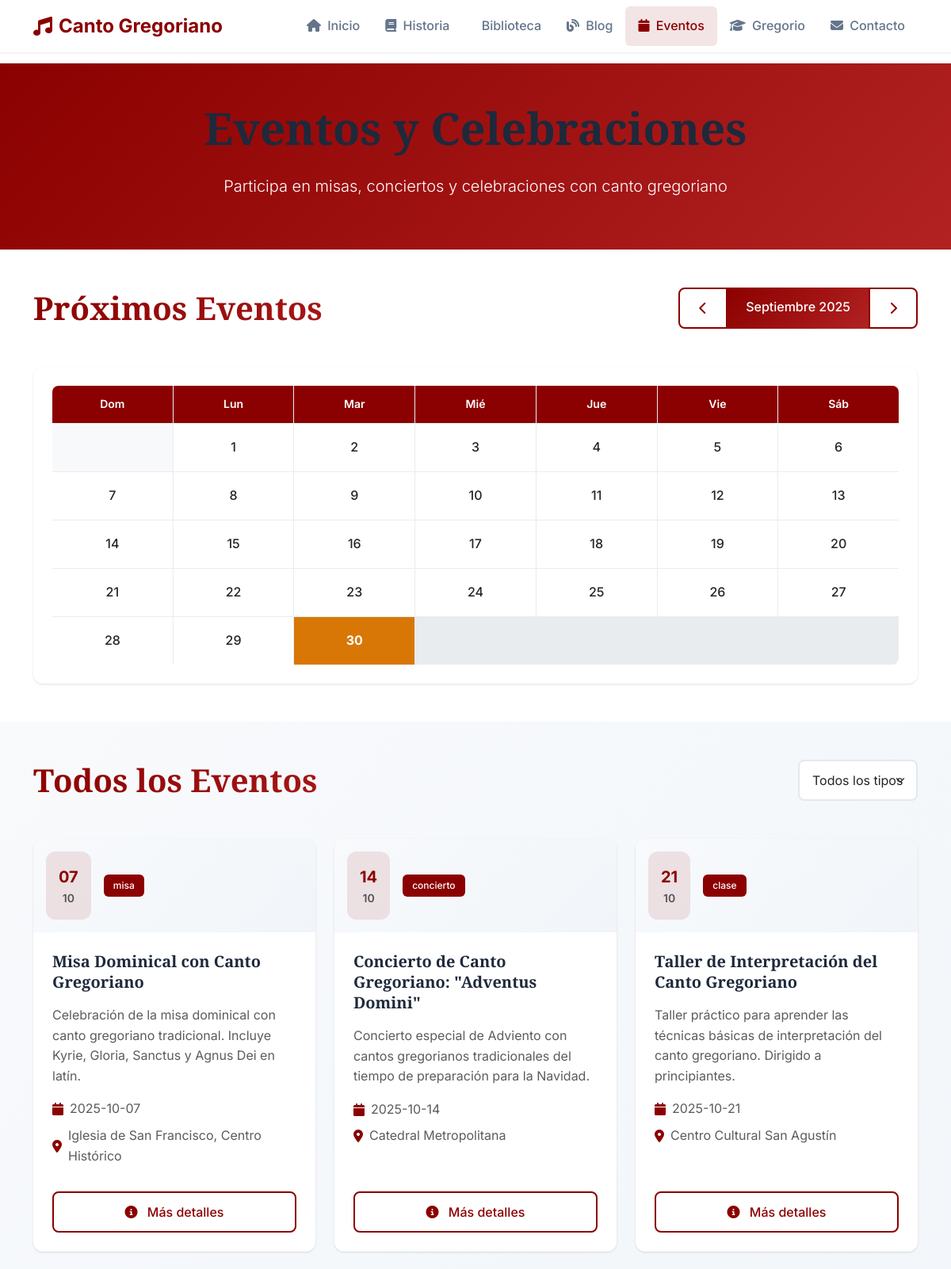
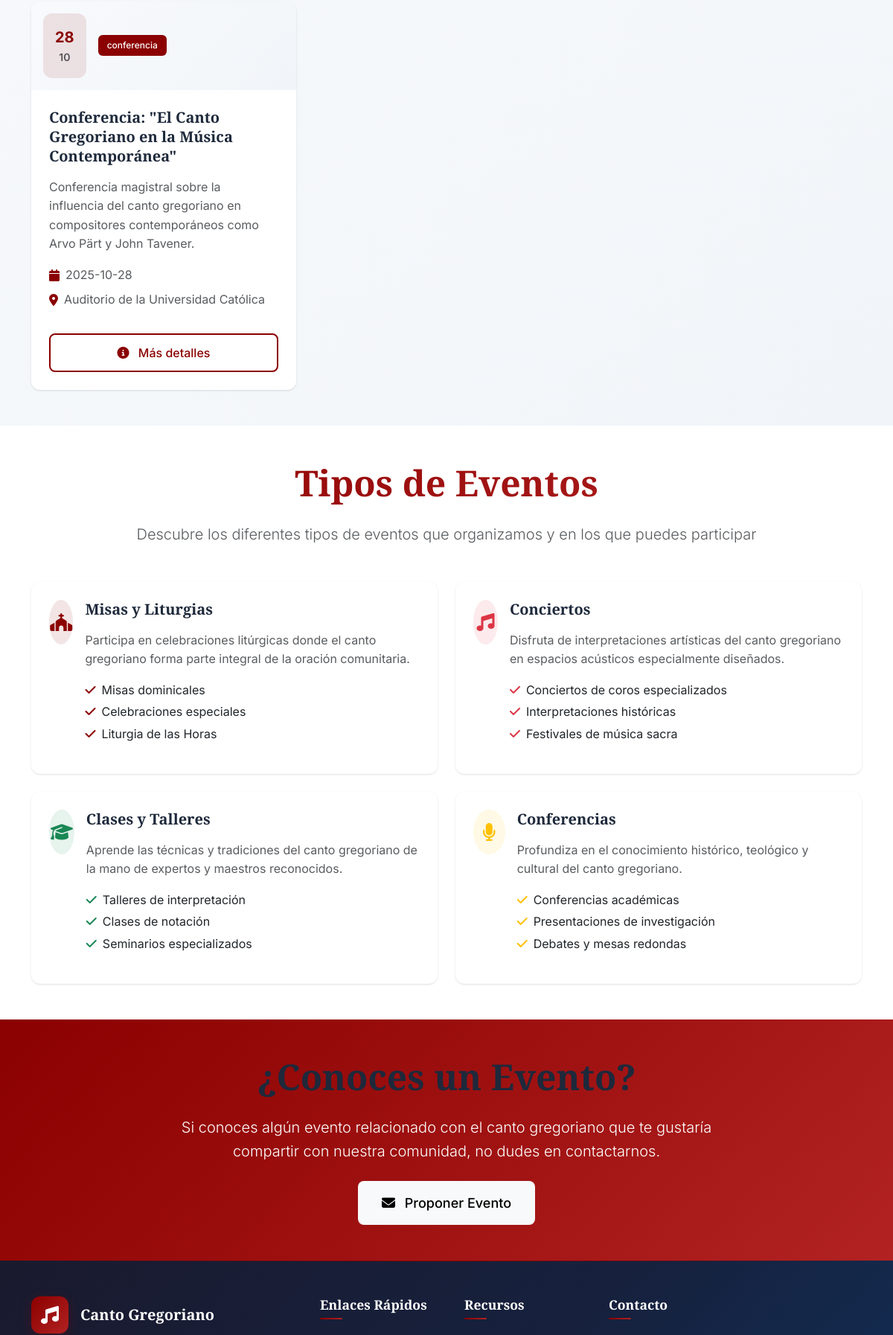
/eventos (upper part), run on the app's committed database (2 pictures, top to bottom).
### tables this page shows
CREATE TABLE eventos (
            id INTEGER PRIMARY KEY AUTOINCREMENT,
            titulo TEXT NOT NULL,
            descripcion TEXT,
            fecha_evento DATETIME,
            lugar TEXT,
            tipo_evento TEXT,
            fecha_publicacion DATETIME DEFAULT CURRENT_TIMESTAMP
        );

### app.py (the view)
@app.route('/eventos')
def eventos():
    conn = get_db_connection()
    eventos = conn.execute(
        'SELECT * FROM eventos ORDER BY fecha_evento ASC'
    ).fetchall()
    conn.close()
    return render_template('eventos.html', eventos=eventos)

### app.py (called while the page is built)
def get_db_connection():
    conn = sqlite3.connect(DATABASE)
    conn.row_factory = sqlite3.Row
    return conn

### templates/eventos.html (shortened to what this page needs)
{% extends "base.html" %}
{% block content %}
<section class="bg-gradient-primary text-white py-5">
    <div class="container">
        <div class="row justify-content-center text-center">
            <div class="col-lg-8">
                <h1 class="display-4 fw-bold mb-4">Eventos y Celebraciones</h1>
                <p class="lead">Participa en misas, conciertos y celebraciones con canto gregoriano</p>
            </div>
        </div>
    </div>
</section>
<section class="py-5">
    <div class="container">
        <div class="row align-items-center mb-5">
            <div class="col-md-6">
                <h2 class="display-6 fw-bold text-gradient mb-0">Próximos Eventos</h2>
            </div>
            <div class="col-md-6">
                <div class="calendar-navigation d-flex justify-content-md-end">
                    <div class="btn-group" role="group">
                        <button class="btn btn-outline-primary" id="prev-month">
                            <i class="fas fa-chevron-left"></i>
                        </button>
                        <span class="btn btn-primary" id="current-month">Marzo 2024</span>
                        <button class="btn btn-outline-primary" id="next-month">
                            <i class="fas fa-chevron-right"></i>
                        </button>
                    </div>
                </div>
            </div>
        </div>
        <div class="card border-0 shadow-soft">
            <div class="card-body p-4">
                <div class="calendar-grid" id="calendar-grid">
                </div>
            </div>
        </div>
    </div>
</section>
<section class="py-5 bg-gradient-light">
    <div class="container">
        <div class="row align-items-center mb-5">
            <div class="col-md-6">
                <h2 class="display-6 fw-bold text-gradient mb-0">Todos los Eventos</h2>
            </div>
            <div class="col-md-6">
                <div class="events-filters d-flex justify-content-md-end">
                    <select id="event-type-filter" class="form-select w-auto">
                        <option value="todos">Todos los tipos</option>
                    </select>
                </div>
            </div>
        </div>
        {% if eventos %}
        <div class="row g-4">
            {% for evento in eventos %}
            <div class="col-lg-4 col-md-6">
                <div class="card border-0 shadow-soft h-100 hover-lift" data-type="{{ evento.tipo_evento or 'general' }}">
                    <div class="card-header bg-gradient-light border-0 py-3">
                        <div class="d-flex justify-content-between align-items-center">
                            <div class="d-flex align-items-center">
                                <div class="bg-primary bg-opacity-10 rounded-3 p-3 me-3 text-center">
                                    <div class="fw-bold text-primary fs-5">{{ evento.fecha_evento[8:10] if evento.fecha_evento else '--' }}</div>
                                    <div class="text-muted small">{{ evento.fecha_evento[5:7] if evento.fecha_evento else '--' }}</div>
                                </div>
                                <div>
                                    {% if evento.tipo_evento %}
                                    <span class="badge bg-primary">{{ evento.tipo_evento }}</span>
                                    {% endif %}
                                </div>
                            </div>
                        </div>
                    </div>
                    <div class="card-body p-4">
                        <h5 class="fw-bold mb-3">{{ evento.titulo }}</h5>
                        {% if evento.descripcion %}
                        <p class="text-muted mb-3">{{ evento.descripcion }}</p>
                        {% endif %}
                        <div class="event-details">
                            {% if evento.fecha_evento %}
                            <div class="d-flex align-items-center mb-2">
                                <i class="fas fa-calendar text-primary me-2"></i>
                                <span class="text-muted">{{ evento.fecha_evento[:10] }}</span>
                            </div>
                            {% endif %}
                            {% if evento.lugar %}
                            <div class="d-flex align-items-center mb-2">
                                <i class="fas fa-map-marker-alt text-primary me-2"></i>
                                <span class="text-muted">{{ evento.lugar }}</span>
                            </div>
                            {% endif %}
                        </div>
                    </div>
                    <div class="card-footer bg-transparent border-0 p-4 pt-0">
                        <button class="btn btn-outline-primary w-100 event-details-btn" onclick="showEventDetails({{ evento.id }})">
                            <i class="fas fa-info-circle me-2"></i> Más detalles
                        </button>
                    </div>
                </div>
            </div>
            {% endfor %}
        </div>
        {% endif %}
    </div>
</section>
<section class="py-5">
    <div class="container">
        <div class="text-center mb-5">
            <h2 class="display-5 fw-bold text-gradient mb-4">Tipos de Eventos</h2>
            <p class="lead text-muted">Descubre los diferentes tipos de eventos que organizamos y en los que puedes participar</p>
        </div>
        <div class="row g-4">
            <div class="col-lg-6 col-md-6">
                <div class="card border-0 shadow-soft h-100 hover-lift">
                    <div class="card-body p-4">
                        <div class="d-flex align-items-start">
                            <div class="bg-primary bg-opacity-10 rounded-circle d-flex align-items-center justify-content-center me-3" style="width: 60px; height: 60px;">
                                <i class="fas fa-church text-primary fs-4"></i>
                            </div>
                            <div>
                                <h5 class="fw-bold mb-3">Misas y Liturgias</h5>
                                <p class="text-muted mb-3">Participa en celebraciones litúrgicas donde el canto gregoriano forma parte integral de la oración comunitaria.</p>
                                <ul class="list-unstyled">
                                    <li class="mb-1"><i class="fas fa-check text-primary me-2"></i>Misas dominicales</li>
                                    <li class="mb-1"><i class="fas fa-check text-primary me-2"></i>Celebraciones especiales</li>
                                    <li class="mb-1"><i class="fas fa-check text-primary me-2"></i>Liturgia de las Horas</li>
                                </ul>
                            </div>
                        </div>
                    </div>
                </div>
            </div>
            <div class="col-lg-6 col-md-6">
                <div class="card border-0 shadow-soft h-100 hover-lift">
                    <div class="card-body p-4">
                        <div class="d-flex align-items-start">
                            <div class="bg-danger bg-opacity-10 rounded-circle d-flex align-items-center justify-content-center me-3" style="width: 60px; height: 60px;">
                                <i class="fas fa-music text-danger fs-4"></i>
                            </div>
                            <div>
                                <h5 class="fw-bold mb-3">Conciertos</h5>
                                <p class="text-muted mb-3">Disfruta de interpretaciones artísticas del canto gregoriano en espacios acústicos especialmente diseñados.</p>
                                <ul class="list-unstyled">
                                    <li class="mb-1"><i class="fas fa-check text-danger me-2"></i>Conciertos de coros especializados</li>
                                    <li class="mb-1"><i class="fas fa-check text-danger me-2"></i>Interpretaciones históricas</li>
                                    <li class="mb-1"><i class="fas fa-check text-danger me-2"></i>Festivales de música sacra</li>
                                </ul>
                            </div>
                        </div>
                    </div>
                </div>
            </div>
            <div class="col-lg-6 col-md-6">
                <div class="card border-0 shadow-soft h-100 hover-lift">
                    <div class="card-body p-4">
                        <div class="d-flex align-items-start">
                            <div class="bg-success bg-opacity-10 rounded-circle d-flex align-items-center justify-content-center me-3" style="width: 60px; height: 60px;">
                                <i class="fas fa-graduation-cap text-success fs-4"></i>
                            </div>
                            <div>
                                <h5 class="fw-bold mb-3">Clases y Talleres</h5>
                                <p class="text-muted mb-3">Aprende las técnicas y tradiciones del canto gregoriano de la mano de expertos y maestros reconocidos.</p>
                                <ul class="list-unstyled">
                                    <li class="mb-1"><i class="fas fa-check text-success me-2"></i>Talleres de interpretación</li>
                                    <li class="mb-1"><i class="fas fa-check text-success me-2"></i>Clases de notación</li>
                                    <li class="mb-1"><i class="fas fa-check text-success me-2"></i>Seminarios especializados</li>
                                </ul>
                            </div>
                        </div>
                    </div>
                </div>
            </div>
            <div class="col-lg-6 col-md-6">
                <div class="card border-0 shadow-soft h-100 hover-lift">
                    <div class="card-body p-4">
                        <div class="d-flex align-items-start">
                            <div class="bg-warning bg-opacity-10 rounded-circle d-flex align-items-center justify-content-center me-3" style="width: 60px; height: 60px;">
                                <i class="fas fa-microphone text-warning fs-4"></i>
                            </div>
                            <div>
                                <h5 class="fw-bold mb-3">Conferencias</h5>
                                <p class="text-muted mb-3">Profundiza en el conocimiento histórico, teológico y cultural del canto gregoriano.</p>
                                <ul class="list-unstyled">
                                    <li class="mb-1"><i class="fas fa-check text-warning me-2"></i>Conferencias académicas</li>
                                    <li class="mb-1"><i class="fas fa-check text-warning me-2"></i>Presentaciones de investigación</li>
                                    <li class="mb-1"><i class="fas fa-check text-warning me-2"></i>Debates y mesas redondas</li>
                                </ul>
                            </div>
                        </div>
                    </div>
                </div>
            </div>
        </div>
    </div>
</section>
<section class="py-5 bg-gradient-primary text-white">
    <div class="container">
        <div class="row justify-content-center text-center">
            <div class="col-lg-8">
                <h2 class="display-5 fw-bold mb-4">¿Conoces un Evento?</h2>
                <p class="lead mb-4">Si conoces algún evento relacionado con el canto gregoriano que te gustaría compartir con nuestra comunidad, no dudes en contactarnos.</p>
                <a href="{{ url_for('contacto') }}" class="btn btn-light btn-lg">
                    <i class="fas fa-envelope me-2"></i> Proponer Evento
                </a>
            </div>
        </div>
    </div>
</section>
{% endblock %}

### data on the page
eventos: fecha_evento "07", fecha_evento "10", tipo_evento "misa", titulo "Misa Dominical con Canto Gregoriano", descripcion "Celebración de la misa dominical con canto gregoriano tradicional. Incluye Kyrie, Gloria, Sanctus y Agnus Dei en latín.", fecha_evento "2025-10-07", lugar "Iglesia de San Francisco, Centro Histórico"
eventos: fecha_evento "14", fecha_evento "10", tipo_evento "concierto", titulo "Concierto de Canto Gregoriano: \"Adventus Domini\"", descripcion "Concierto especial de Adviento con cantos gregorianos tradicionales del tiempo de preparación para la Navidad.", fecha_evento "2025-10-14", lugar "Catedral Metropolitana"
eventos: fecha_evento "21", fecha_evento "10", tipo_evento "clase", titulo "Taller de Interpretación del Canto Gregoriano", descripcion "Taller práctico para aprender las técnicas básicas de interpretación del canto gregoriano. Dirigido a principiantes.", fecha_evento "2025-10-21", lugar "Centro Cultural San Agustín"
eventos: fecha_evento "28", fecha_evento "10", tipo_evento "conferencia", titulo "Conferencia: \"El Canto Gregoriano en la Música Contemporánea\"", descripcion "Conferencia magistral sobre la influencia del canto gregoriano en compositores contemporáneos como Arvo Pärt y John Tavener.", fecha_evento "2025-10-28", lugar "Auditorio de la Universidad Católica"
